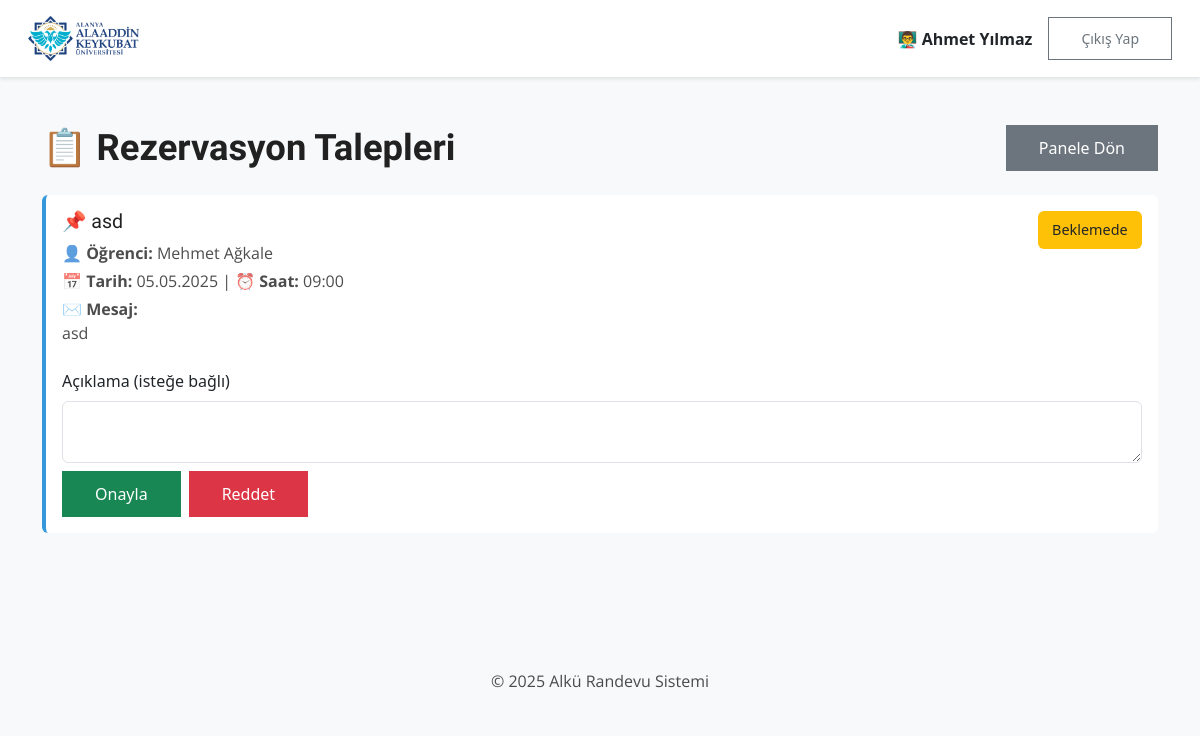
/ogretmen_rezervasyon_onay.php (signed in), run on an earlier commit of the app's database.
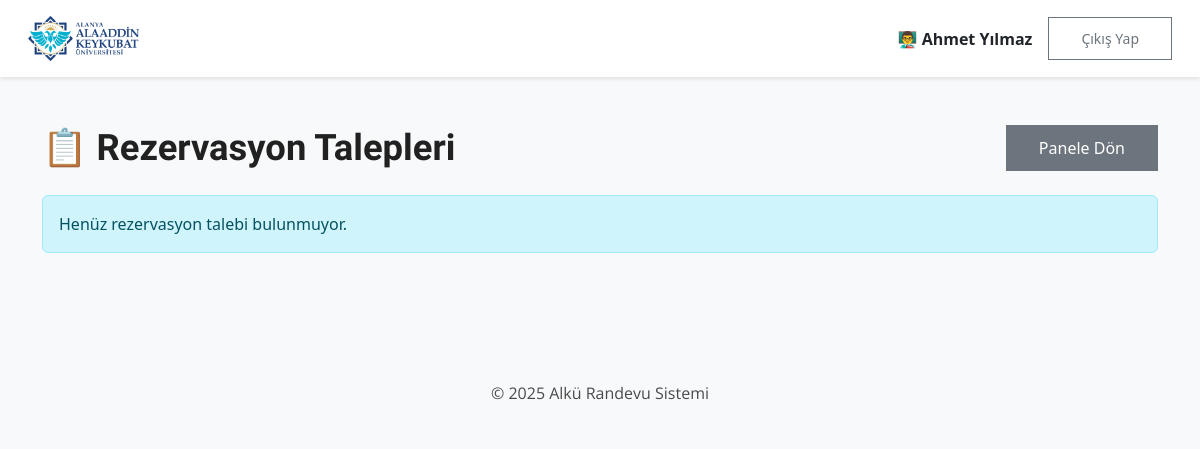
And on a later commit of the database.
### tables this page shows
CREATE TABLE `rezervasyonlar` (
  `id` int(11) NOT NULL,
  `ogrenci_id` int(11) NOT NULL,
  `ogretmen_id` int(11) NOT NULL,
  `tarih` date NOT NULL,
  `saat` time NOT NULL,
  `baslik` varchar(255) NOT NULL,
  `mesaj` varchar(255) NOT NULL,
  `durum` varchar(255) NOT NULL,
  `ogretmen_notu` text DEFAULT NULL,
  `created_at` datetime NOT NULL,
  `katildi_mi` tinyint(1) DEFAULT 1
);

CREATE TABLE `kullanicilar` (
  `id` int(11) NOT NULL,
  `email` varchar(255) NOT NULL,
  `sifre` varchar(255) NOT NULL,
  `ad` varchar(255) NOT NULL,
  `danisman_id` int(11) DEFAULT NULL
);

### ogretmen_rezervasyon_onay.php (the view, shortened to what this page needs)
<?php
include "db.php";
$ogretmen_id = $_SESSION['ogretmen_id'];
$ogretmen = $db->prepare("SELECT * FROM ogretmenler WHERE id = ?");
$ogretmen->execute([$ogretmen_id]);
$ogretmen_data = $ogretmen->fetch(PDO::FETCH_ASSOC);
$rezervasyonlar = $db->prepare("
    SELECT r.*, k.ad as ogrenci_ad
    FROM rezervasyonlar r
    JOIN kullanicilar k ON r.ogrenci_id = k.id
    WHERE r.ogretmen_id = ?
    ORDER BY r.created_at DESC
");
$rezervasyonlar->execute([$ogretmen_id]);
$rezervasyonlar_listesi = $rezervasyonlar->fetchAll(PDO::FETCH_ASSOC);
?>
<!DOCTYPE html>
<html lang="tr">
<head>
    <link href="assets/css/bootstrap.min.css" rel="stylesheet">
    <link href="assets/css/main.css" rel="stylesheet">
</head>
<body>
<header class="navbar navbar-expand-lg p-3">
    <div class="container-fluid d-flex justify-content-between align-items-center">
        <div class="logo">
            <a href="panel.php"><img src="assets/images/logo/logo.png" alt="ALKÜ Logo"></a>
        </div>
        <div class="d-flex align-items-center gap-3">
            <span class="fw-semibold text-dark">👨‍🏫 <?= htmlspecialchars($ogretmen_data['ad_soyad']) ?></span>
            <a href="logout.php" class="btn btn-outline-secondary btn-sm">Çıkış Yap</a>
        </div>
    </div>
</header>
<div class="container py-5">
    <div class="d-flex justify-content-between align-items-center mb-4">
        <h2>📋 Rezervasyon Talepleri</h2>
        <a href="panel.php" class="btn btn-secondary">Panele Dön</a>
    </div>
    <?php if (empty($rezervasyonlar_listesi)): ?>
        <div class="alert alert-info">
            Henüz rezervasyon talebi bulunmuyor.
        </div>
    <?php else: ?>
        <?php foreach ($rezervasyonlar_listesi as $rez): ?>
            <div class="card mb-4">
                <div class="card-body">
                    <div class="d-flex justify-content-between align-items-start">
                        <div>
                            <h5 class="mb-2">📌 <?= htmlspecialchars($rez['baslik']) ?></h5>
                            <p class="mb-1"><strong>👤 Öğrenci:</strong> <?= htmlspecialchars($rez['ogrenci_ad']) ?></p>
                            <p class="mb-1">
                                <strong>📅 Tarih:</strong> <?= date('d.m.Y', strtotime($rez['tarih'])) ?> |
                                <strong>⏰ Saat:</strong> <?= date('H:i', strtotime($rez['saat'])) ?>
                            </p>
                            <p class="mb-2">
                                <strong>✉️ Mesaj:</strong><br>
                                <?= nl2br(htmlspecialchars($rez['mesaj'])) ?>
                            </p>
                        </div>
                        <div class="text-end">
                            <span class="badge bg-<?= $rez['durum'] === 'Beklemede' ? 'warning text-dark' : ($rez['durum'] === 'Onaylandı' ? 'success' : 'danger') ?> status-badge">
                                <?= $rez['durum'] ?>
                            </span>
                        </div>
                    </div>
                    <?php if ($rez['durum'] === 'Beklemede'): ?>
                        <form method="POST" class="mt-3">
                            <div class="mb-2">
                                <label class="form-label">Açıklama (isteğe bağlı)</label>
                                <textarea name="not" class="form-control" rows="2"></textarea>
                            </div>
                            <div class="d-flex gap-2">
                                <button name="yeni_durum" value="Onaylandı" class="btn btn-success">Onayla</button>
                                <button name="yeni_durum" value="Reddedildi" class="btn btn-danger">Reddet</button>
                            </div>
                        </form>
                    <?php elseif (!empty($rez['ogretmen_notu'])): ?>
                        <div class="mt-3">
                            <p><strong>Öğretmen Notu:</strong> <?= nl2br(htmlspecialchars($rez['ogretmen_notu'])) ?></p>
                        </div>
                    <?php endif; ?>
                </div>
            </div>
        <?php endforeach; ?>
    <?php endif; ?>
</div>
<footer class="footer text-center bg-light py-3 mt-5">
    <p>&copy; <?= date('Y') ?> Alkü Randevu Sistemi</p>
</footer>
</body>
</html>

What changed in the data, as far as the page shows it:
removed rezervasyonlar: baslik "asd", kullanicilar.ad "Mehmet Ağkale", tarih "05.05.2025", saat "09:00", mesaj "asd", durum "Beklemede"
Also different on the page:
text now shown: "Henüz rezervasyon talebi bulunmuyor."
